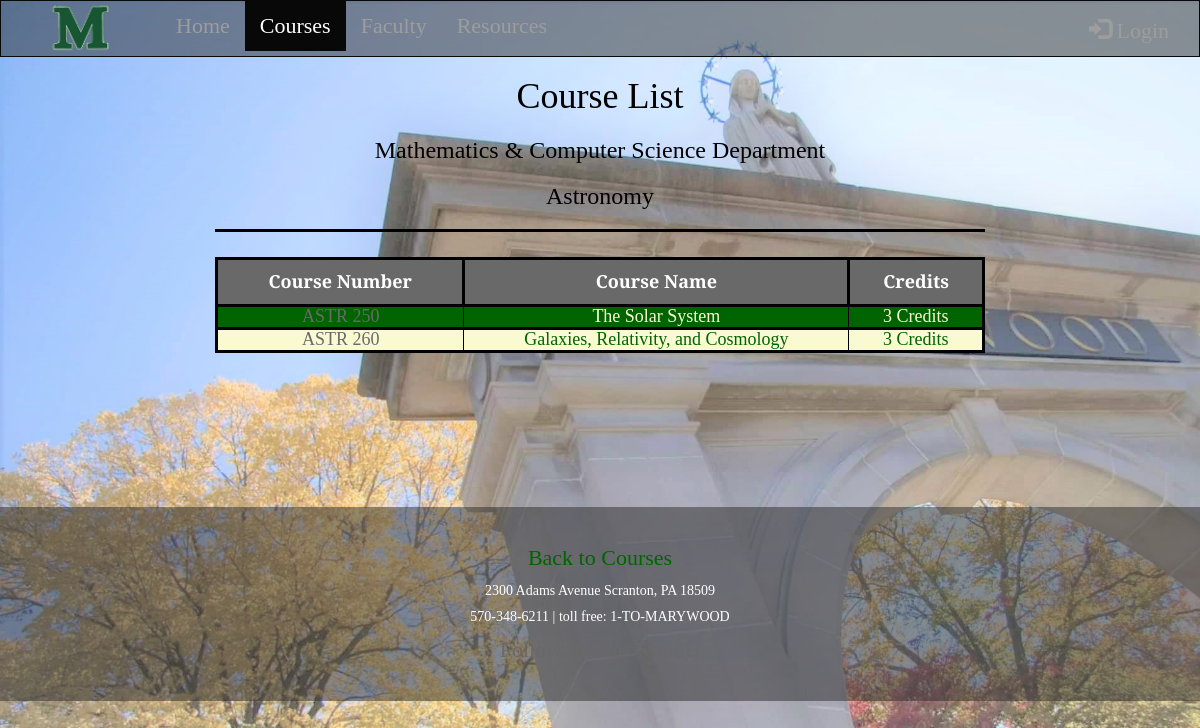
The app's page /astronomycourses.php with its own data.
### tables this page shows
CREATE TABLE `astronomycourses` (
  `courseNum` varchar(15) NOT NULL,
  `courseName` varchar(65) NOT NULL,
  `credits` varchar(15) NOT NULL,
  `detail` varchar(3000) NOT NULL
);

### astronomycourses.php (the view, shortened to what this page needs)
<!DOCTYPE html>
<html lang="en">
<head>
  <link rel="stylesheet" href="https://maxcdn.bootstrapcdn.com/bootstrap/3.4.1/css/bootstrap.min.css">
  <link rel="stylesheet" href="mustyle.css">
</head>
<body>
<nav class="navbar navbar-inverse">
  <div class="container-fluid">
    <div class="navbar-header">
      <a class="navbar-brand" href="#">
		<img width="130px" height="70px" src="bigM.png" style="position:relative;top:-22px">
	  </a>
    </div>
    <div class="collapse navbar-collapse" id="myNavbar">
      <ul class="nav navbar-nav">
        <li><a href="/cs490-capstone/index.html#">Home</a></li>
        <li class="active"><a href="/cs490-capstone/courses.html#">Courses</a></li>
        <li><a href="/cs490-capstone/faculty.php#">Faculty</a></li>
        <li><a href="/cs490-capstone/resources.html#">Resources</a></li>
      </ul>
    <ul class="nav navbar-nav navbar-right">
        <li><a href="/cs490-capstone/logform.php#"><span class="glyphicon glyphicon-log-in"></span> Login</a></li>
      </ul>
    </div>
  </div>
</nav>
<div class="container-fluid text-center">
  <div class="row content">
    <div class="col-sm-2 sidenav"> </div>
    <div class="col-sm-8 text-center">
      <h1>Course List</h1>
      <h3>Mathematics & Computer Science Department</h3>
      <h3>Astronomy</h3>
        <hr style="height:3px;border-width:0;color:black;background-color:black">
        <h4>
    <?php
        $conn = mysqli_connect("localhost", "root", "", "capstone");
        $sql = "CALL getAstrCourses";
        $result = $conn->query($sql);
        echo "<table border='1'>
              <tr>
              <th>Course Number</th>
              <th>Course Name</th>
              <th>Credits</th>
              </tr>";
        while($row = mysqli_fetch_array($result)){
            echo "<tr>";
            echo "<td><a href=astrdetail.php?courseNum=".urlencode($row['courseNum']).">".$row['courseNum']."</a></td>";
            echo "<td>" . $row['courseName'] . "</td>";
            echo "<td>" . $row['credits'] . "</td>";
            echo "</tr>";
        }
        echo "</table>";
    ?>
    </h4>
    </div>
    <div class="col-sm-2 sidenav"> </div>
  </div>
</div>
<footer class="container-fluid text-center">
    <p><a class = "link" href="/cs490-capstone/courses.html#" title="Go to Courses">Back to Courses</a></p>
    <h5>
    <p>2300 Adams Avenue Scranton, PA 18509</p>
    <p>570-348-6211 | toll free: 1-TO-MARYWOOD</p>
    </h5>
    <div>
        <div class position="relative"><a href="https://twitter.com/MarywoodU?ref_src=twsrc%5Etfw" class="twitter-follow-button" data-size="large" data-show-screen-name="false" data-show-count="false">Follow @MarywoodU</a></div><script async src="https://platform.twitter.com/widgets.js" charset="utf-8"></script>
    </div>
</footer>
</body>
</html>

### mustyle.css (style rules this page uses)
html { height: 100%; }
body { font-family: 'Playfair Display', serif; font-size: 22px; color: black; background-image: url(lightMUarchbackground.jpg); background-repeat: repeat-y; background-size: cover; min-height:100%; position:relative; padding-bottom:[footer-height] }
ul { display: inline-block; text-align:left; }
.link { color: darkgreen; }
table { border: 3px solid black; width: 100%; color: black; text-align: center; }
th { border: 3px solid black; color: white; background-color: dimgrey; text-align: center; padding: 12px; }
tr:nth-child(even) { border: 3px solid black; color: lightgoldenrodyellow; background-color: darkgreen; }
tr:nth-child(odd) { border: 3px solid black; color: darkgreen; background-color: lightgoldenrodyellow; }
li a { color: white; }
a { color: darkgreen; }
.navbar { margin-bottom: 0; border-radius: 0; background: rgb(44, 44, 44); background: rgba(44, 44, 44, 0.5); color: white; }
.row.content { height: 450px }
.sidenav { padding-top: 30px; height: 100%; }
footer { background: rgba(44, 44, 44, 0.5); color: white; padding: 35px; }
* { box-sizing: border-box; }
hr { border: 1px solid #f1f1f1; margin-bottom: 25px; }

### astronomycourses.php (style rules this page uses)
a { color: dimgrey; }

### records on screen
astronomycourses: courseNum "ASTR 250", courseName "The Solar System", credits "3 Credits"
astronomycourses: courseNum "ASTR 260", courseName "Galaxies, Relativity, and Cosmology", credits "3 Credits"
